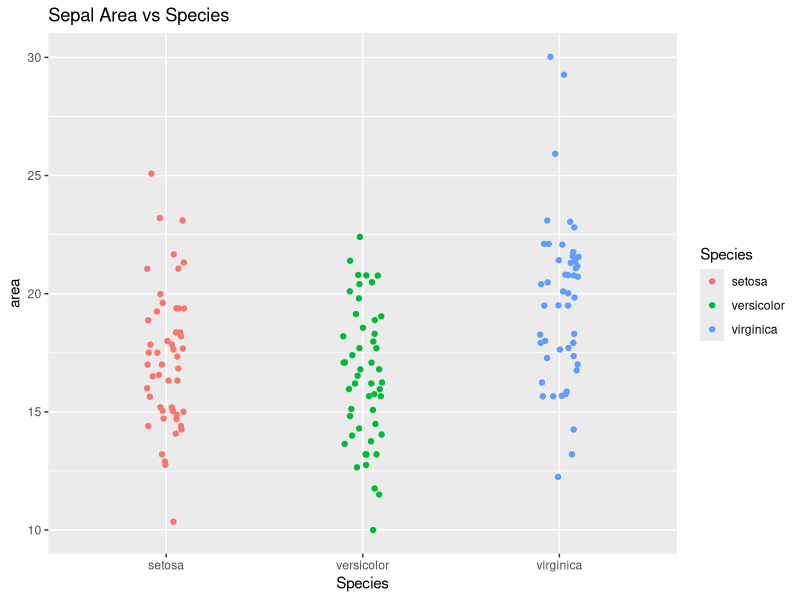
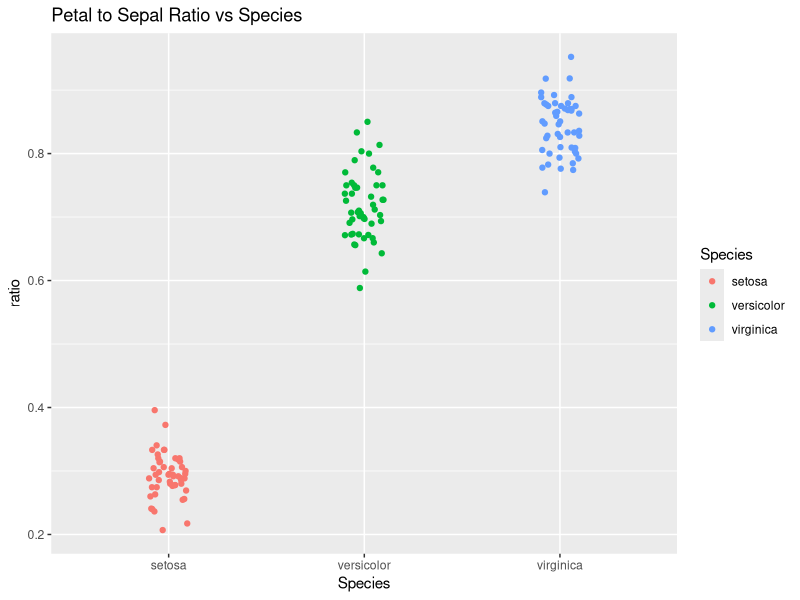
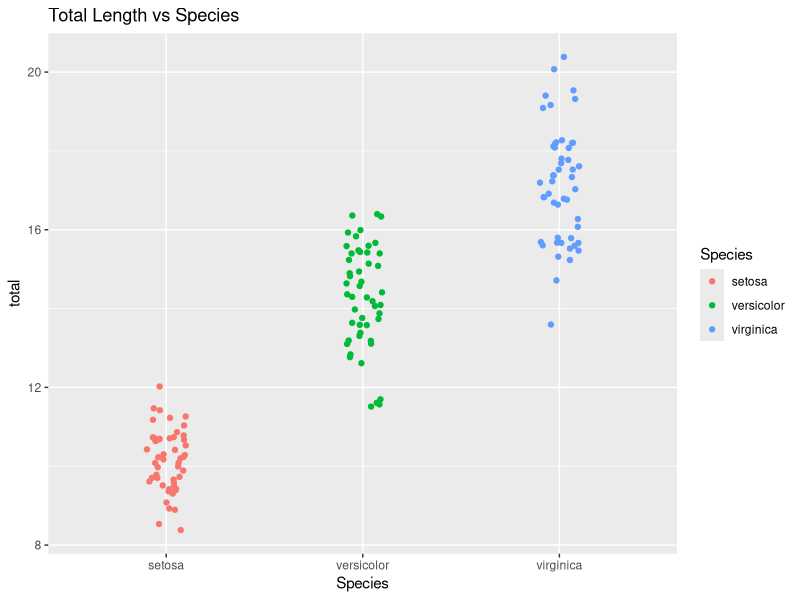
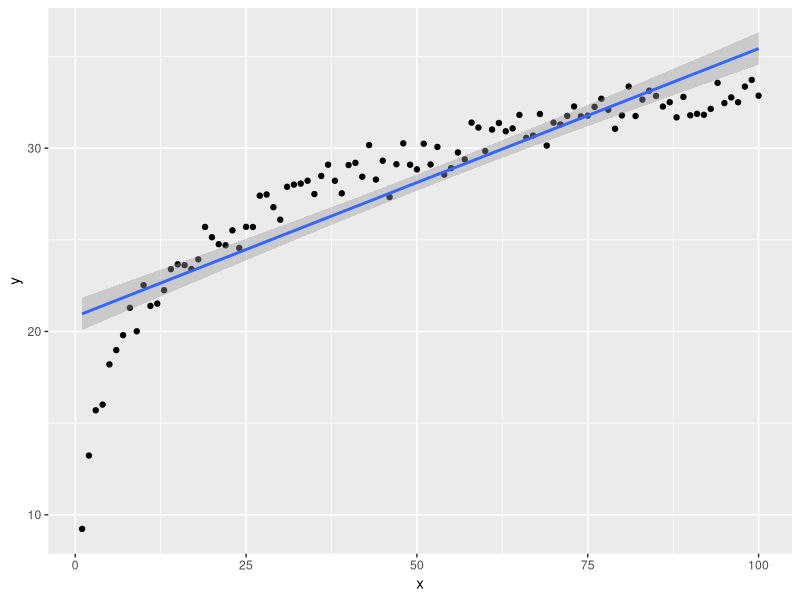
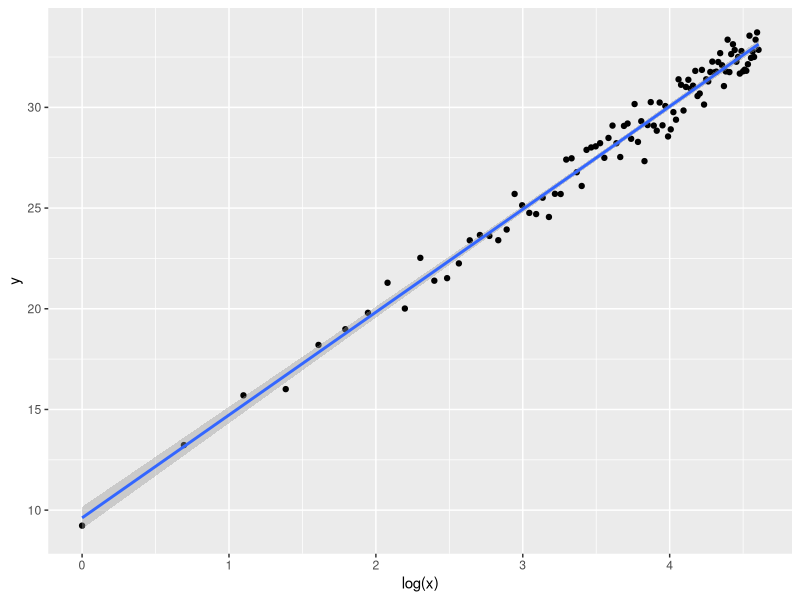
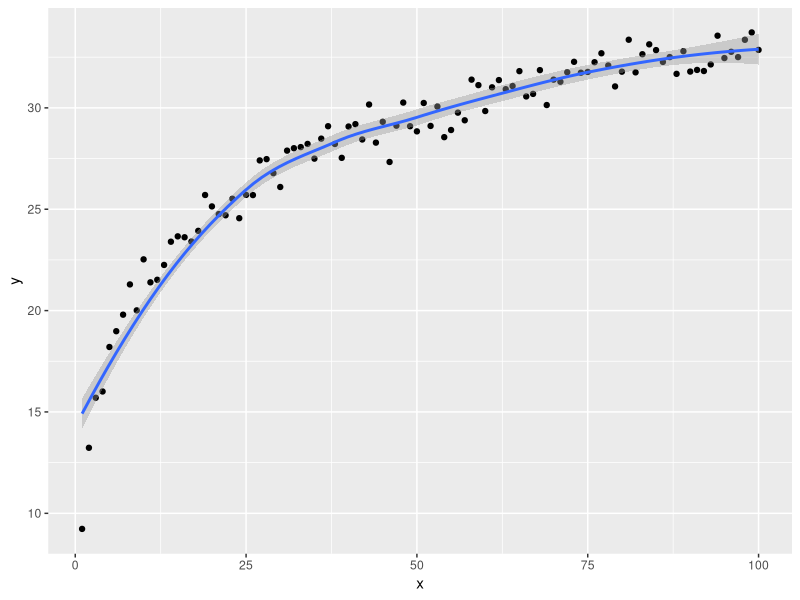
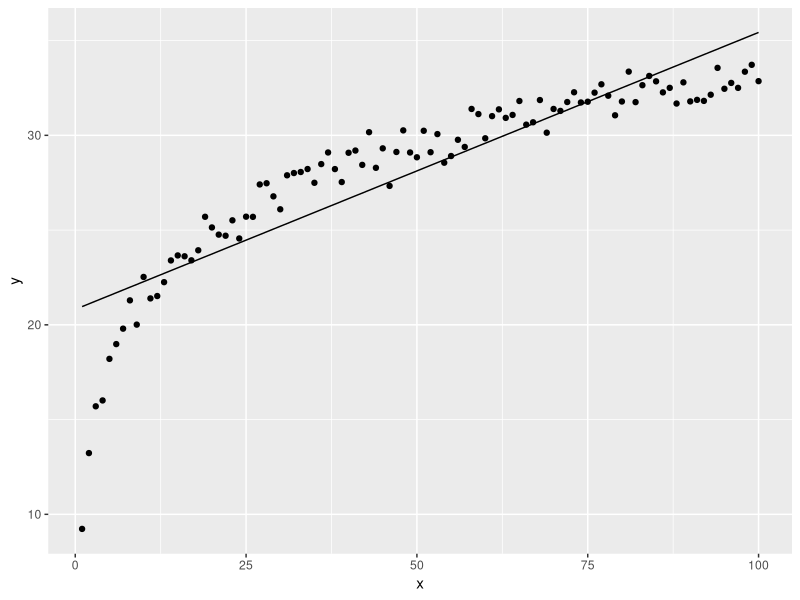
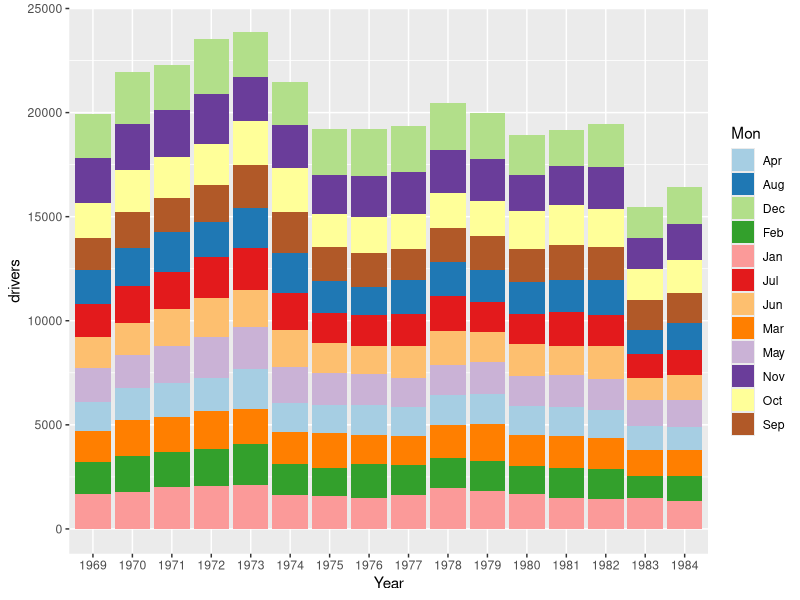

R code for these plots, in order: (Note: this script raises an error after producing the figures.)
### EDA Lab Week 9

require(ggplot2)
require(tidyverse)

## 1
# a
?iris
str(iris)

# b
iris %>%
    mutate(area = Sepal.Length * Sepal.Width) %>%
    ggplot(aes(x = Species, y = area)) +
        geom_jitter(width = 0.1, aes(colour = Species)) +
        ggtitle("Sepal Area vs Species")

# c
iris %>%
    mutate(ratio = Petal.Length / Sepal.Length) %>%
    ggplot(aes(x = Species, y = ratio)) +
        geom_jitter(width = 0.1, aes(colour = Species)) +
        ggtitle("Petal to Sepal Ratio vs Species")

# d
iris %>%
    mutate(total = Sepal.Length + Sepal.Width +
                   Petal.Length + Petal.Width) %>%
    ggplot(aes(x = Species, y = total)) +
        geom_jitter(width = 0.1, aes(colour = Species)) +
        ggtitle("Total Length vs Species")

## 2
# a
set.seed(3)
error <- rnorm(100, 0, 0.8)
x <- 1:100
alpha <- 10
beta <- 5
y <- alpha + beta * log(x) + error
sim <- data.frame("x" = x, "y" = y)
View(sim)

# b
ggplot(sim, aes(x, y)) +
    geom_point() +
    geom_smooth(method = "lm")

# c
ggplot(sim, aes(log(x), y)) +
    geom_point() +
    geom_smooth(method = "lm")

# d
ggplot(sim, aes(x, y)) +
    geom_point() +
    geom_smooth()

# e
poly_m <- lm(y ~ ., data = sim)
sim <- sim %>% mutate(poly_pred = predict(poly_m))
ggplot(sim, aes(x, y)) +
    geom_point() +
    geom_line(aes(x, poly_pred))

## 3
# a
?Seatbelts

# b
df <- data.frame(.preformat.ts(datasets::Seatbelts), stringsAsFactors = F)
df <- df %>% rownames_to_column(var = "Month")

# c
df <- df %>% separate(Month, c("Mon", "Year"), sep = " ")

# d
require(RColorBrewer)
df %>%
    ggplot(aes(x = Year, y = drivers, group = Year, fill = Mon)) +
        geom_bar(position = "stack", stat = "identity") +
        scale_fill_brewer(palette = "Paired")

# e
# number of drivers involved declined ovber the years

# f
df %>%
    group_by(Year) %>%
    summarize(yearly_driver_killed = sum(DriversKilled)) %>%
    ggplot(aes(x = Year, y = yearly_driver_killed, colour = Year)) +
        geom_line() +
        scale_colour_brewer(palette = "Paired")

# g
df %>%
    group_by(Year) %>%
    summarize(yearly_driver_killed = sum(DriversKilled)) %>%
    ggplot(aes(x = Year, y = yearly_driver_killed, colour = law)) +
        geom_col() +
        scale_colour_brewer(palette = "Paired")

# h

# i


